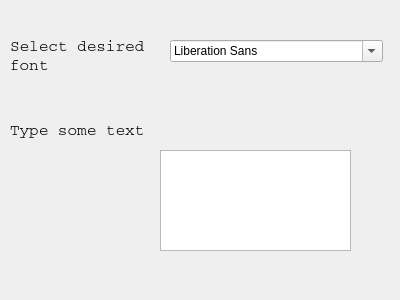
<?xml version="1.0" encoding="UTF-8"?>
<ui version="4.0">
 <class>Dialog</class>
 <widget class="QDialog" name="Dialog">
  <property name="geometry">
   <rect>
    <x>0</x>
    <y>0</y>
    <width>400</width>
    <height>300</height>
   </rect>
  </property>
  <property name="windowTitle">
   <string>Dialog</string>
  </property>
  <widget class="QLabel" name="label">
   <property name="geometry">
    <rect>
     <x>10</x>
     <y>40</y>
     <width>141</width>
     <height>31</height>
    </rect>
   </property>
   <property name="font">
    <font>
     <family>Courier</family>
     <pointsize>12</pointsize>
    </font>
   </property>
   <property name="text">
    <string>Select desired
font</string>
   </property>
  </widget>
  <widget class="QLabel" name="label_2">
   <property name="geometry">
    <rect>
     <x>10</x>
     <y>120</y>
     <width>151</width>
     <height>21</height>
    </rect>
   </property>
   <property name="font">
    <font>
     <family>Courier</family>
     <pointsize>12</pointsize>
    </font>
   </property>
   <property name="text">
    <string>Type some text</string>
   </property>
  </widget>
  <widget class="QFontComboBox" name="fontComboBox">
   <property name="geometry">
    <rect>
     <x>170</x>
     <y>40</y>
     <width>213</width>
     <height>22</height>
    </rect>
   </property>
  </widget>
  <widget class="QTextEdit" name="textEdit">
   <property name="geometry">
    <rect>
     <x>160</x>
     <y>150</y>
     <width>191</width>
     <height>101</height>
    </rect>
   </property>
  </widget>
 </widget>
 <resources/>
 <connections/>
</ui>
